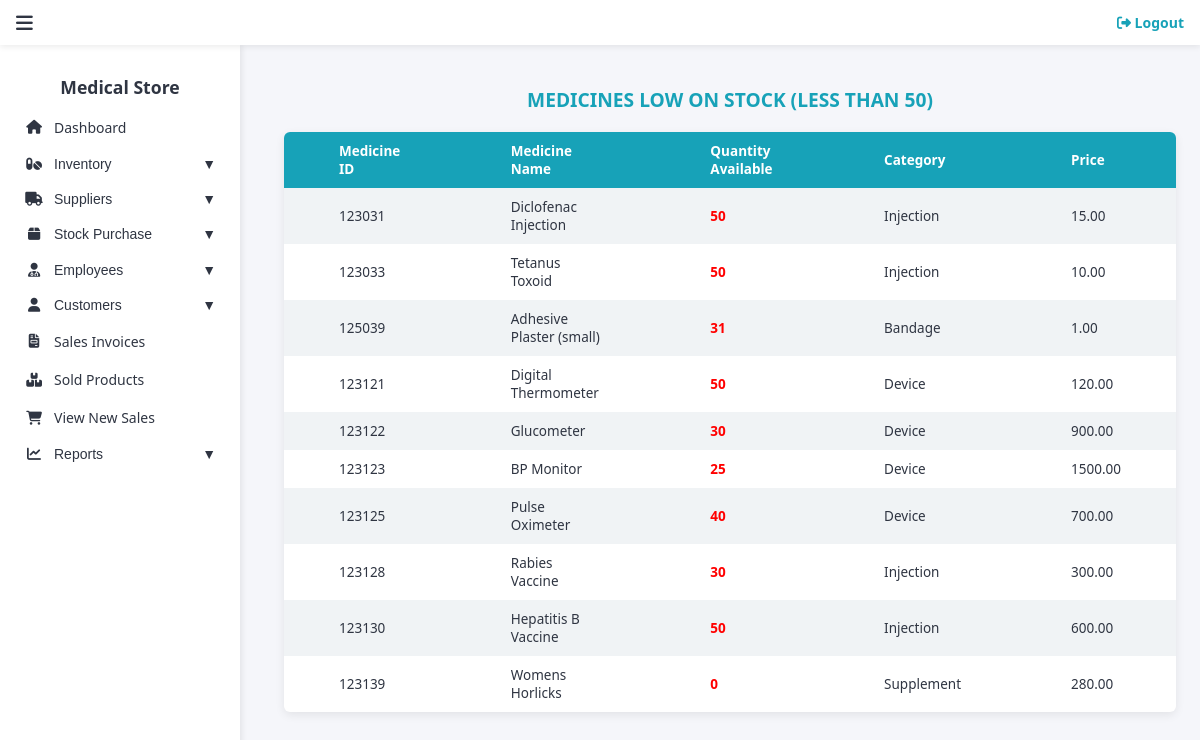
Page /PHARMACY/stockreport.php on the committed database.
### tables this page shows
CREATE TABLE IF NOT EXISTS `meds` (
  `MED_ID` decimal(6,0) NOT NULL,
  `MED_NAME` varchar(50) NOT NULL,
  `MED_QTY` int NOT NULL,
  `CATEGORY` varchar(20) DEFAULT NULL,
  `MED_PRICE` decimal(6,2) NOT NULL,
  `LOCATION_RACK` varchar(30) DEFAULT NULL,
  PRIMARY KEY (`MED_ID`)
);

### PHARMACY/stockreport.php (the view, shortened to what this page needs)
<!DOCTYPE html>
<html lang="en">
<head>
  <link rel="stylesheet" href="https://cdnjs.cloudflare.com/ajax/libs/font-awesome/6.4.0/css/all.min.css">
</head>
<body>
<div class="topnav">
  <span class="menu-toggle" onclick="toggleSidenav()"><i class="fas fa-bars"></i></span>
  <a href="logout.php"><i class="fas fa-sign-out-alt"></i> Logout</a>
</div>
<div class="sidenav" id="sidenav">
  <h2>Medical Store</h2>
  <a href="adminmainpage.php"><i class="fas fa-home"></i> Dashboard</a>
  <button class="dropdown-btn"><i class="fas fa-pills"></i> Inventory</button>
  <button class="dropdown-btn"><i class="fas fa-truck"></i> Suppliers</button>
  <button class="dropdown-btn"><i class="fas fa-box"></i> Stock Purchase</button>
  <button class="dropdown-btn"><i class="fas fa-user-md"></i> Employees</button>
  <button class="dropdown-btn"><i class="fas fa-user"></i> Customers</button>
  <a href="sales-view.php"><i class="fas fa-file-invoice"></i> Sales Invoices</a>
  <a href="salesitems-view.php"><i class="fas fa-boxes"></i> Sold Products</a>
  <a href="admin-orders-view.php"><i class="fas fa-shopping-cart"></i> View New Sales</a>
  <button class="dropdown-btn"><i class="fas fa-chart-line"></i> Reports</button>
</div>
<div class="main-content">
  <div class="head">
    <h2>MEDICINES LOW ON STOCK (LESS THAN 50)</h2>
  </div>
  <table>
    <tr>
      <th>Medicine ID</th>
      <th>Medicine Name</th>
      <th>Quantity Available</th>
      <th>Category</th>
      <th>Price</th>
    </tr>
    <?php
    include "config.php";
    $result = mysqli_query($conn, "CALL STOCK();");
    if ($result && mysqli_num_rows($result) > 0) {
      while($row = $result->fetch_assoc()) {
        echo "<tr>";
        echo "<td>" . $row["med_id"]. "</td>";
        echo "<td>" . $row["med_name"] . "</td>";
        echo "<td style='color:red;'>" . $row["med_qty"]. "</td>";
        echo "<td>" . $row["category"]. "</td>";
        echo "<td>" . $row["med_price"] . "</td>";
        echo "</tr>";
      }
    }
    ?>
  </table>
</div>
</body>
</html>

### PHARMACY/stockreport.php (style rules this page uses)
:root { --primary: #17a2b8; --secondary: rgb(255, 0, 0); --bg: #f5f6fa; --white: #ffffff; --dark: #2f3542; --shadow: rgba(0, 0, 0, 0.08); }
body { margin: 0; font-family: 'Segoe UI', Tahoma, Geneva, Verdana, sans-serif; background: var(--bg); color: var(--dark); font-size: 14px; min-height: 110vh; }
a { text-decoration: none; color: inherit; }
.topnav { height: 45px; background: var(--white); display: flex; align-items: center; justify-content: space-between; padding: 0 1rem; box-shadow: 0 2px 6px var(--shadow); position: fixed; top: 0; left: 0; right: 0; z-index: 1001; }
.menu-toggle { font-size: 1.2rem; cursor: pointer; color: var(--dark); }
.topnav a { color: var(--primary); font-weight: 600; font-size: 14px; }
.sidenav { height: 100%; width: 240px; position: fixed; z-index: 1000; top: 45px; left: 0; background: var(--white); overflow-y: auto; box-shadow: 2px 0 6px var(--shadow); padding-top: 20px; transition: transform 0.3s ease; }
.sidenav h2 { text-align: center; margin: 0.6rem; color: var(--dark); font-size: 1.1rem; }
.sidenav a, .sidenav button { display: flex; align-items: center; gap: 10px; padding: 0.6rem 1.5rem; font-size: 14px; color: var(--dark); background: none; border: none; text-align: left; width: 100%; cursor: pointer; }
.sidenav a i, .sidenav button i { min-width: 20px; text-align: center; }
.dropdown-btn:after { content: " ▼"; margin-left: auto; }
.main-content { margin-left: 260px; padding: 70px 1.5rem 2rem; transition: margin-left 0.3s ease; min-height: 90vh; }
.head { text-align: center; }
.head h2 { color: var(--primary); margin-bottom: 1.2rem; font-size: 1.2rem; }
table { max-width: 1500px; margin: 0 auto; width: 100%; border-collapse: collapse; background: var(--white); box-shadow: 0 3px 10px var(--shadow); border-radius: 6px; overflow: hidden; font-size: 13.5px; }
table th, table td { padding: 10px 55px; text-align: left; color: var(--dark); }
table th { background: var(--primary); color: var(--white); }
table tr:nth-child(even) { background: #f0f3f5; }

### rows in the picture
meds: MED_ID "123031", MED_NAME "Diclofenac Injection", MED_QTY "50", CATEGORY "Injection", MED_PRICE "15.00"
meds: MED_ID "123033", MED_NAME "Tetanus Toxoid", MED_QTY "50", CATEGORY "Injection", MED_PRICE "10.00"
meds: MED_ID "125039", MED_NAME "Adhesive Plaster (small)", MED_QTY "31", CATEGORY "Bandage", MED_PRICE "1.00"
meds: MED_ID "123121", MED_NAME "Digital Thermometer", MED_QTY "50", CATEGORY "Device", MED_PRICE "120.00"
meds: MED_ID "123122", MED_NAME "Glucometer", MED_QTY "30", CATEGORY "Device", MED_PRICE "900.00"
meds: MED_ID "123123", MED_NAME "BP Monitor", MED_QTY "25", CATEGORY "Device", MED_PRICE "1500.00"
meds: MED_ID "123125", MED_NAME "Pulse Oximeter", MED_QTY "40", CATEGORY "Device", MED_PRICE "700.00"
meds: MED_ID "123128", MED_NAME "Rabies Vaccine", MED_QTY "30", CATEGORY "Injection", MED_PRICE "300.00"
meds: MED_ID "123130", MED_NAME "Hepatitis B Vaccine", MED_QTY "50", CATEGORY "Injection", MED_PRICE "600.00"
meds: MED_ID "123139", MED_NAME "Womens Horlicks", MED_QTY "0", CATEGORY "Supplement", MED_PRICE "280.00"
